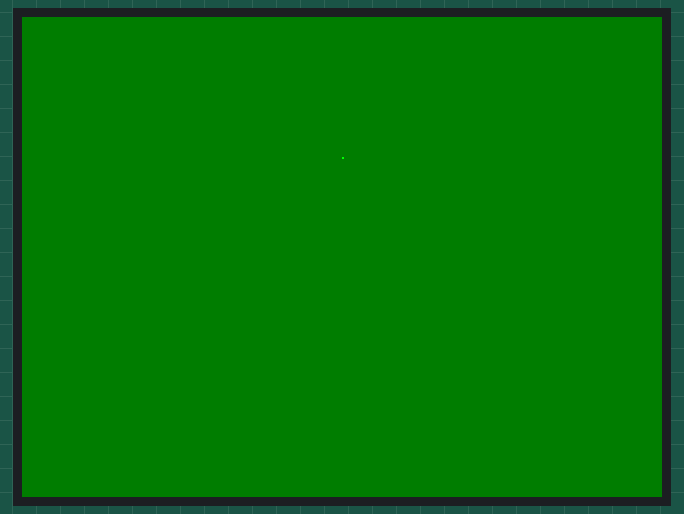
A sketch run on a simulated ESP32. Parts: 320×240 colour display.

Above: at 0.3 s.
At 2.3 s:
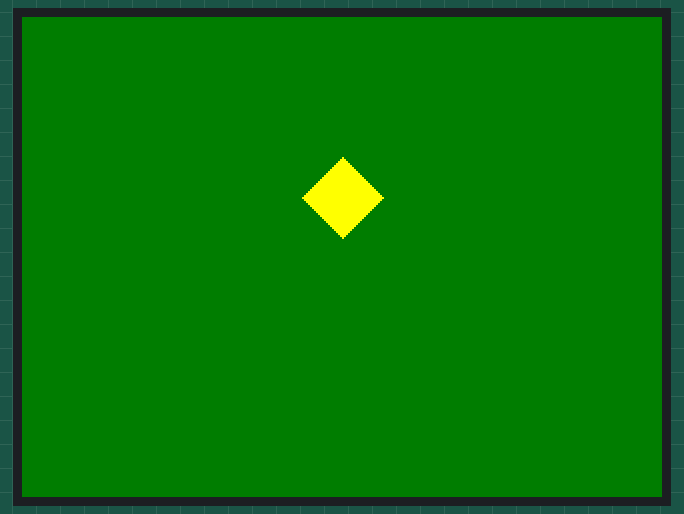
At 4.3 s:
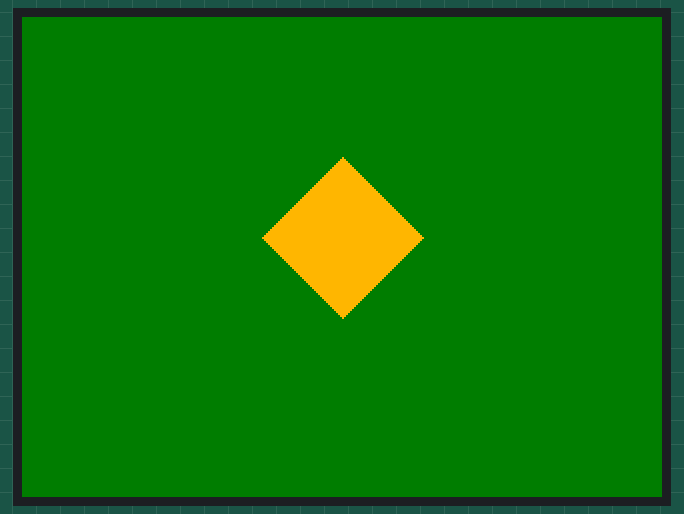
At 6.3 s:
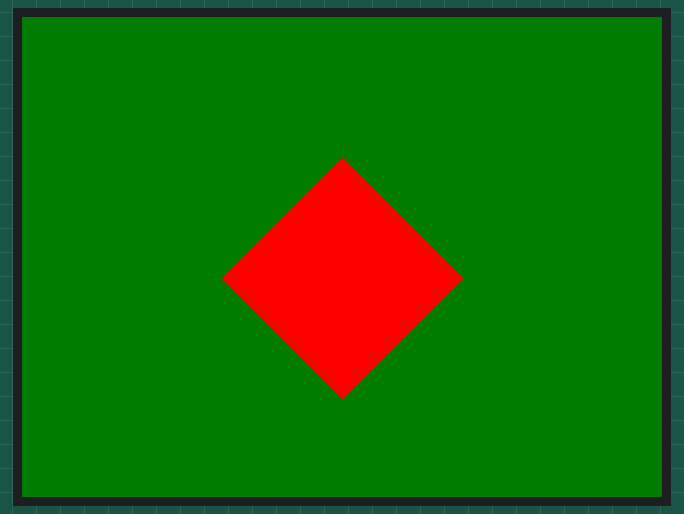
At 8.4 s:
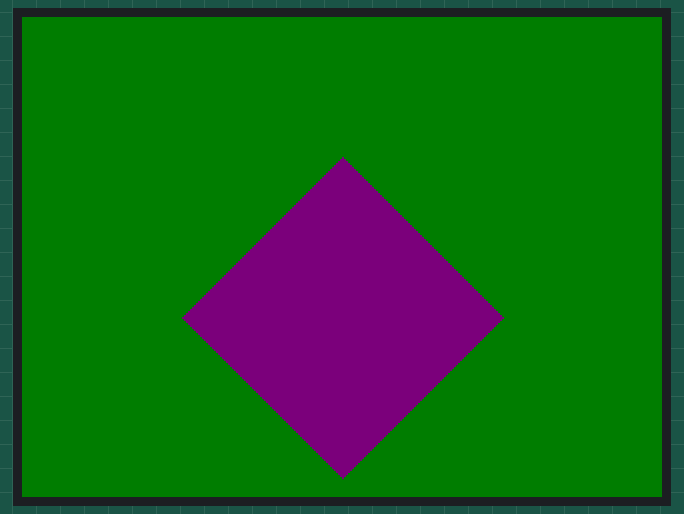
At 16.2 s:
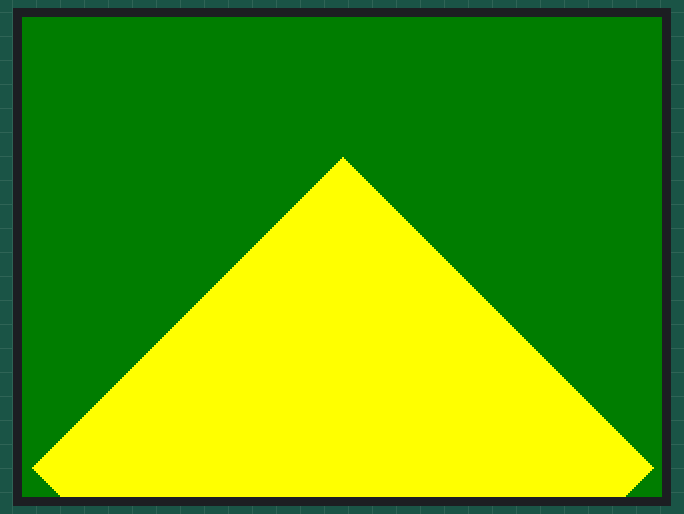

The sketch:

FallingFoliageFade.ino
```cpp
/**************************************************************************
  Draws concentric leaf shapes using anti-aliasing techniques
 **************************************************************************/
#include <TFT_eSPI.h>
#include <SPI.h>

TFT_eSPI tft = TFT_eSPI();

// Array of the colors of the leaf to cycle through
uint16_t colors[] = {
  TFT_GREEN,
  TFT_YELLOW,
  TFT_ORANGE,
  TFT_RED,
  TFT_PURPLE,
  TFT_BROWN
};

// Number of colors
const int numColors = sizeof(colors) / sizeof(colors[0]);

void setup() {
  tft.init();
  // 1 = landscape, 2 = portrait
  tft.setRotation(1);
}

void loop() {
  concentricLeaves();
}

// Function to draw a filled triangle
void fillTriangle(int x0, int y0, int x1, int y1, int x2, int y2, uint16_t color) {
  int a, b, y, last;

  // Sort the vertices by y-coordinate
  if (y0 > y1) { std::swap(y0, y1); std::swap(x0, x1); }
  if (y0 > y2) { std::swap(y0, y2); std::swap(x0, x2); }
  if (y1 > y2) { std::swap(y1, y2); std::swap(x1, x2); }

  // Process the triangle
  for (y = y0; y <= y2; y++) {
    // Y1 is the point where the left and right sides meet
    if (y == y1) last = x1;
    else last = x0 + (x2 - x0) * (y - y0) / (y2 - y0);

    // Draw a horizontal line from the left edge to the right edge
    tft.drawLine(x0 + (x1 - x0) * (y - y0) / (y1 - y0), y, last, y, color);
  }
}

// Function to draw a leaf shape (a combination of triangles)
void drawLeaf(int x, int y, int width, int height, uint16_t color) {
  // Draw the left side of the leaf
  tft.fillTriangle(x, y, x - width / 2, y + height / 2, x, y + height, color);

  // Draw the right side of the leaf
  tft.fillTriangle(x, y, x + width / 2, y + height / 2, x, y + height, color);
}

void concentricLeaves() {
  tft.fillScreen(TFT_DARKGREEN);
  // Counter for the number of draws done
  int drawCount = 0;
  // Starting index for color selection
  int colorIndex = 0;

  for (int16_t size = 0; size < tft.width(); size += 10) {
    // Coordinates for where to draw
    int x = tft.width() / 2;
    int y = tft.height() / 2;

    // Draw the leaf shape
    drawLeaf(x, y - 50, size, size, colors[colorIndex]);

    // Increment draw count
    drawCount++;

    // Change color of the leaf every 4 draws
    if (drawCount % 4 == 0) {
      // Update color index
      colorIndex = (colorIndex + 1) % numColors;
    }

    delay(500);
  }
}
```

Measured:
- by itself, everything shown: repeats every 16.5 s, in 32 steps
- what the display in image 1 shows lasts 0.5 s, from 2.2 s to 2.7 s
- what the display in image 5 shows lasts 0.6 s, from 16.2 s to 16.8 s
